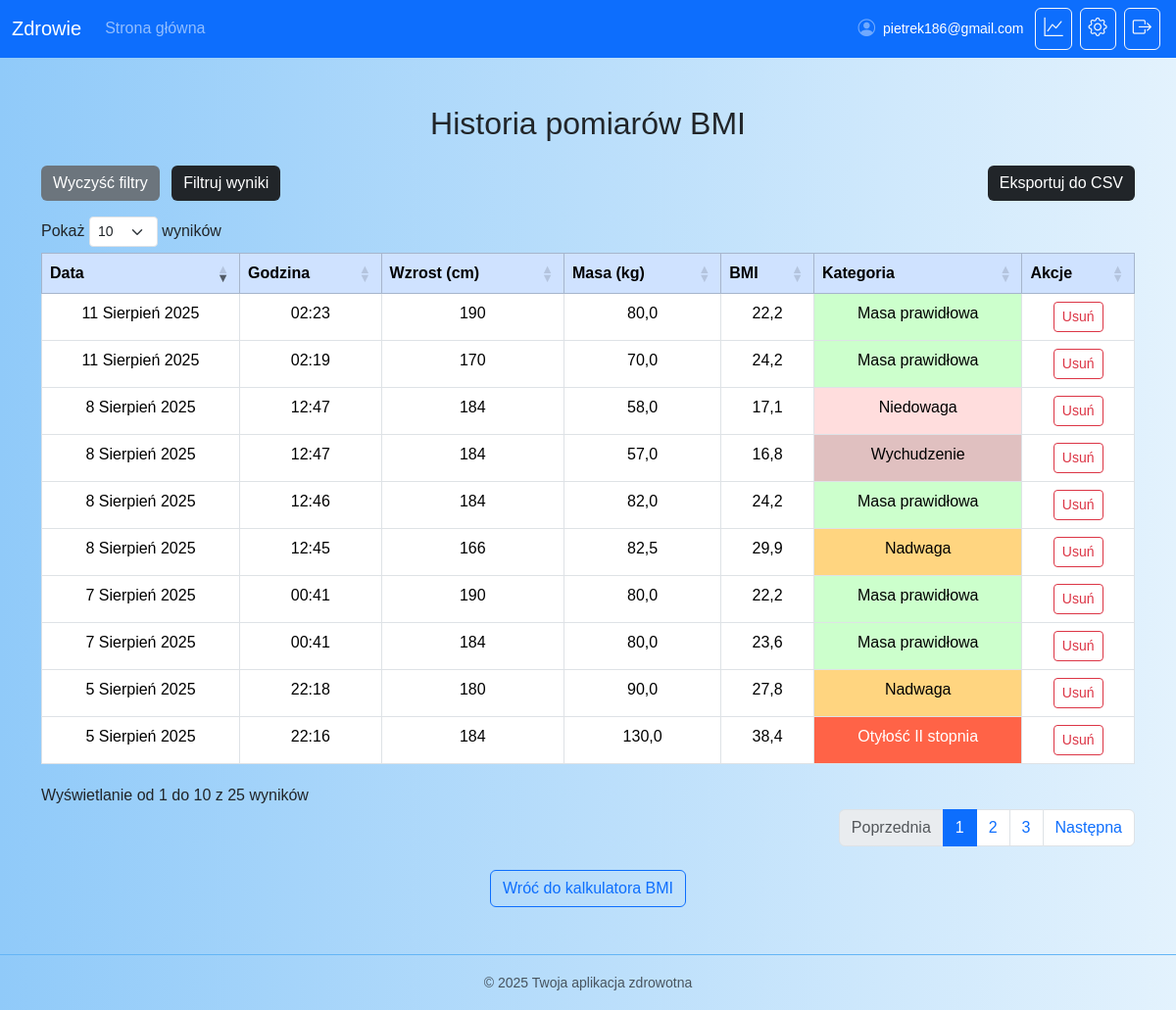
The app's page /bmi/history/ (signed in) with its own data.
### core/models.py (models this page shows, shortened)
class CustomUser(AbstractBaseUser):
    email = models.EmailField(unique=True)
    first_name = models.CharField(max_length=100)
    last_name = models.CharField(max_length=100)
    date_of_birth = models.DateField()
    guardian_email = models.EmailField()
    guardian_phone = models.CharField(
        max_length=16,
        blank=True,
        validators=[phone_validator],
        help_text="Numer telefonu opiekuna w formacie międzynarodowym, np. +48..."
    )
    is_active = models.BooleanField(default=True)
    is_staff = models.BooleanField(default=False)
    objects = CustomUserManager()
    USERNAME_FIELD = 'email'
    REQUIRED_FIELDS = ['first_name', 'last_name', 'date_of_birth', 'guardian_email', 'guardian_phone']

### bmi/models.py (models this page shows, shortened)
class BMIRecord(models.Model):
    user = models.ForeignKey(settings.AUTH_USER_MODEL, on_delete=models.CASCADE)
    height = models.FloatField(null=True)
    weight = models.FloatField(null=True)
    bmi = models.FloatField()
    category = models.CharField(max_length=100)
    created_at = models.DateTimeField(auto_now_add=True)

### bmi/views.py (the view)
# urls.py: path('history/', views.bmi_history, name='bmi_history'),
@login_required
def bmi_history(request):
    records = BMIRecord.objects.filter(user=request.user).order_by('-created_at')
    category_classes = {
        'Wygłodzenie': 'wyglodzenie',
        'Wychudzenie': 'wychudzenie',
        'Niedowaga': 'niedowaga',
        'Masa prawidłowa': 'masa-prawidlowa',
        'Nadwaga': 'nadwaga',
        'Otyłość I stopnia': 'otylosc-i-stopnia',
        'Otyłość II stopnia': 'otylosc-ii-stopnia',
        'Otyłość III stopnia': 'otylosc-iii-stopnia',
    }
    for record in records:
        record.css_class = category_classes.get(record.category, '')
    return render(request, 'bmi/bmi_history.html', {'records': records})

### bmi/templates/bmi/bmi_history.html (shortened to what this page needs)
{% extends 'core/base.html' %}
{% load static %}
{% block content %}
<div class="container mt-5">
    <h2 class="text-center mb-4">Historia pomiarów BMI</h2>
    <div class="d-flex justify-content-between align-items-center mb-3">
        <div>
            <button id="clear-filters" class="btn btn-secondary me-2">Wyczyść filtry</button>
            <button class="btn btn-dark" id="toggle-filters">Filtruj wyniki</button>
        </div>
        <div>
            <button class="btn btn-dark" id="export-csv">Eksportuj do CSV</button>
        </div>
    </div>
    <table id="bmi-table" class="table table-bordered text-center">
        <thead class="table-primary">
            <tr>
                <th>Data</th>
                <th>Godzina</th>
                <th>Wzrost (cm)</th>
                <th>Masa (kg)</th>
                <th>BMI</th>
                <th>Kategoria</th>
                <th>Akcje</th>
            </tr>
        </thead>
        <tbody>
            {% for record in records %}
            {% with record.category|slugify as slug %}
            <tr>
                <td data-order="{{ record.created_at|date:'Y-m-d' }}T{{ record.created_at|time:'H:i' }}"
                    data-search="{{ record.created_at|date:'Y-m-d' }}">
                    {{ record.created_at|date:"j F Y" }}
                </td>
                <td>{{ record.created_at|time:"H:i" }}</td>
                <td>{{ record.height|floatformat:0 }}</td>
                <td>{{ record.weight|floatformat:1 }}</td>
                <td>{{ record.bmi|floatformat:1 }}</td>
                <td class="bmi-category category-{{ record.css_class }}">{{ record.category }}</td>
                <td>
                    <a href="{% url 'delete_bmi_record' record.id %}" class="btn btn-sm btn-outline-danger">Usuń</a>
                </td>
            </tr>
            {% endwith %}
            {% endfor %}
        </tbody>
    </table>
    <div class="text-center mt-4 mb-5">
        <a href="{% url 'bmi_form' %}" class="btn btn-outline-primary">Wróć do kalkulatora BMI</a>
    </div>
</div>
<link rel="stylesheet" href="https://cdn.datatables.net/1.13.4/css/dataTables.bootstrap5.min.css">
{% endblock %}

### core/templates/core/base.html (shortened to what this page needs)
<!DOCTYPE html>
<html lang="pl">
<head>
    {% load static %}
    <link href="https://cdn.jsdelivr.net/npm/bootstrap@5.3.2/dist/css/bootstrap.min.css" rel="stylesheet">
    <link rel="stylesheet" href="https://cdn.jsdelivr.net/npm/bootstrap-icons@1.10.5/font/bootstrap-icons.css">
    <link rel="stylesheet" href="{% static 'css/style.css' %}">
</head>
<body class="d-flex flex-column min-vh-100">
<nav class="navbar navbar-expand-lg navbar-dark bg-primary">
    <div class="container-fluid">
        <a class="navbar-brand" href="#">Zdrowie</a>
        <div class="collapse navbar-collapse">
            <ul class="navbar-nav me-auto mb-2 mb-lg-0">
                {% if user.is_authenticated and request.resolver_match.url_name != "login" and request.resolver_match.url_name != "register" and request.resolver_match.url_name != "dashboard" %}
                <li class="nav-item">
                    <a class="nav-link" href="{% url 'dashboard' %}">Strona główna</a>
                </li>
                {% endif %}
            </ul>
            {% if user.is_authenticated and request.resolver_match.url_name != "login" and request.resolver_match.url_name != "register" %}
            <ul class="navbar-nav ms-auto d-flex flex-row align-items-center">
                <li class="nav-item mx-2">
                    <span class="navbar-text d-flex align-items-center gap-2">
                        <i class="bi bi-person-circle opacity-75" style="font-size:1.1rem;"></i>
                        <span class="small d-none d-sm-inline text-truncate text-white fw-normal"
                              style="max-width: 220px;"
                              title="{% firstof user.email user.get_username %}">
                            {% firstof user.email user.get_username %}
                        </span>
                    </span>
                </li>
                <li class="nav-item mx-1">
                    <a class="btn btn-outline-light rounded px-2" href="{% url 'select_results' %}" title="Wyniki pomiarów">
                        <i class="bi bi-graph-up" style="font-size: 1.2rem;"></i>
                    </a>
                </li>
                <li class="nav-item mx-1">
                    <a class="btn btn-outline-light rounded px-2" href="{% url 'settings' %}" title="Ustawienia">
                        <i class="bi bi-gear" style="font-size: 1.2rem;"></i>
                    </a>
                </li>
                <li class="nav-item mx-1">
                    <a class="btn btn-outline-light rounded px-2" href="{% url 'logout' %}" title="Wyloguj się">
                        <i class="bi bi-box-arrow-right" style="font-size: 1.2rem;"></i>
                    </a>
                </li>
            </ul>
            {% endif %}
        </div>
    </div>
</nav>
<div class="flex-grow-1">
    {% block content %}{% endblock %}
</div>
<footer class="bg-light text-center text-muted py-3 mt-auto">
    <small>&copy; 2025 Twoja aplikacja zdrowotna</small>
</footer>
</body>
</html>

### core/static/css/style.css (style rules this page uses)
body { background: linear-gradient(to right, #90caf9, #e3f2fd); min-height: 100vh; margin: 0; font-family: Arial, sans-serif; }
.btn-dark { background-color: #212529 !important; color: #ffffff !important; border: none !important; transition: 0.3s !important; }
.btn-secondary { background-color: #6c757d !important; color: #ffffff !important; border: none !important; transition: 0.3s !important; }
.btn-outline-danger { color: #dc3545; border-color: #dc3545; transition: 0.3s; }
footer { background: linear-gradient(to right, #90caf9, #e3f2fd); border-top: 1px solid #64b5f6; color: #333; }

### bmi/templates/bmi/bmi_history.html (style rules this page uses)
.btn-outline-danger { color: #dc3545; border-color: #dc3545; transition: 0.3s; }
.bmi-category.category-wychudzenie { background-color: #e0c0c0 !important; }
.bmi-category.category-niedowaga { background-color: #fdd !important; }
.bmi-category.category-masa-prawidlowa { background-color: #cfc !important; }
.bmi-category.category-nadwaga { background-color: #ffd580 !important; }
.bmi-category.category-otylosc-ii-stopnia { background-color: #ff6347 !important; color: white !important; }

### records on screen
CustomUser: email "pietrek186@gmail.com"
BMIRecord: created_at "11 Sierpień 2025", created_at "02:23", height "190", weight "80,0", bmi "22,2", category "Masa prawidłowa"
BMIRecord: created_at "11 Sierpień 2025", created_at "02:19", height "170", weight "70,0", bmi "24,2", category "Masa prawidłowa"
BMIRecord: created_at "8 Sierpień 2025", created_at "12:47", height "184", weight "58,0", bmi "17,1", category "Niedowaga"
BMIRecord: created_at "8 Sierpień 2025", created_at "12:47", height "184", weight "57,0", bmi "16,8", category "Wychudzenie"
BMIRecord: created_at "8 Sierpień 2025", created_at "12:46", height "184", weight "82,0", bmi "24,2", category "Masa prawidłowa"
BMIRecord: created_at "8 Sierpień 2025", created_at "12:45", height "166", weight "82,5", bmi "29,9", category "Nadwaga"
BMIRecord: created_at "7 Sierpień 2025", created_at "00:41", height "190", weight "80,0", bmi "22,2", category "Masa prawidłowa"
BMIRecord: created_at "7 Sierpień 2025", created_at "00:41", height "184", weight "80,0", bmi "23,6", category "Masa prawidłowa"
BMIRecord: created_at "5 Sierpień 2025", created_at "22:18", height "180", weight "90,0", bmi "27,8", category "Nadwaga"
BMIRecord: created_at "5 Sierpień 2025", created_at "22:16", height "184", weight "130,0", bmi "38,4", category "Otyłość II stopnia"
